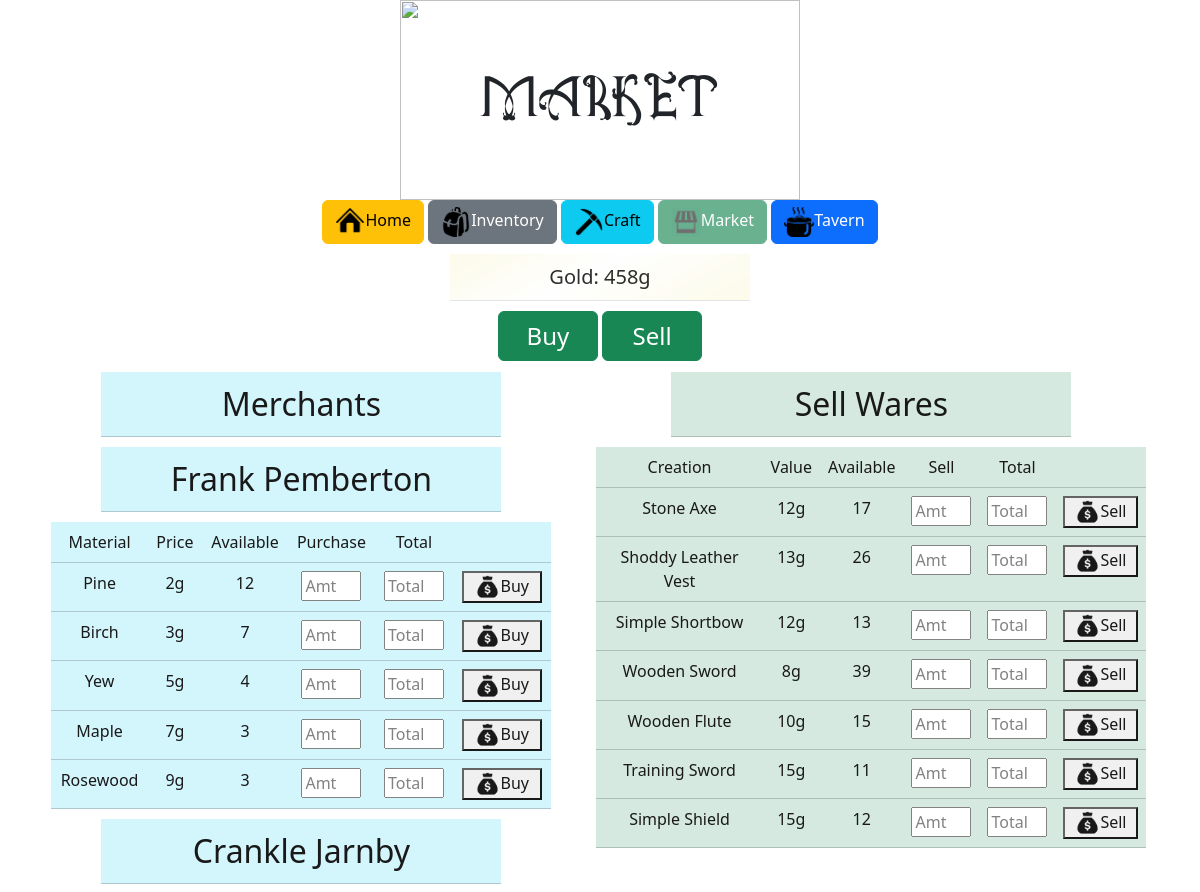
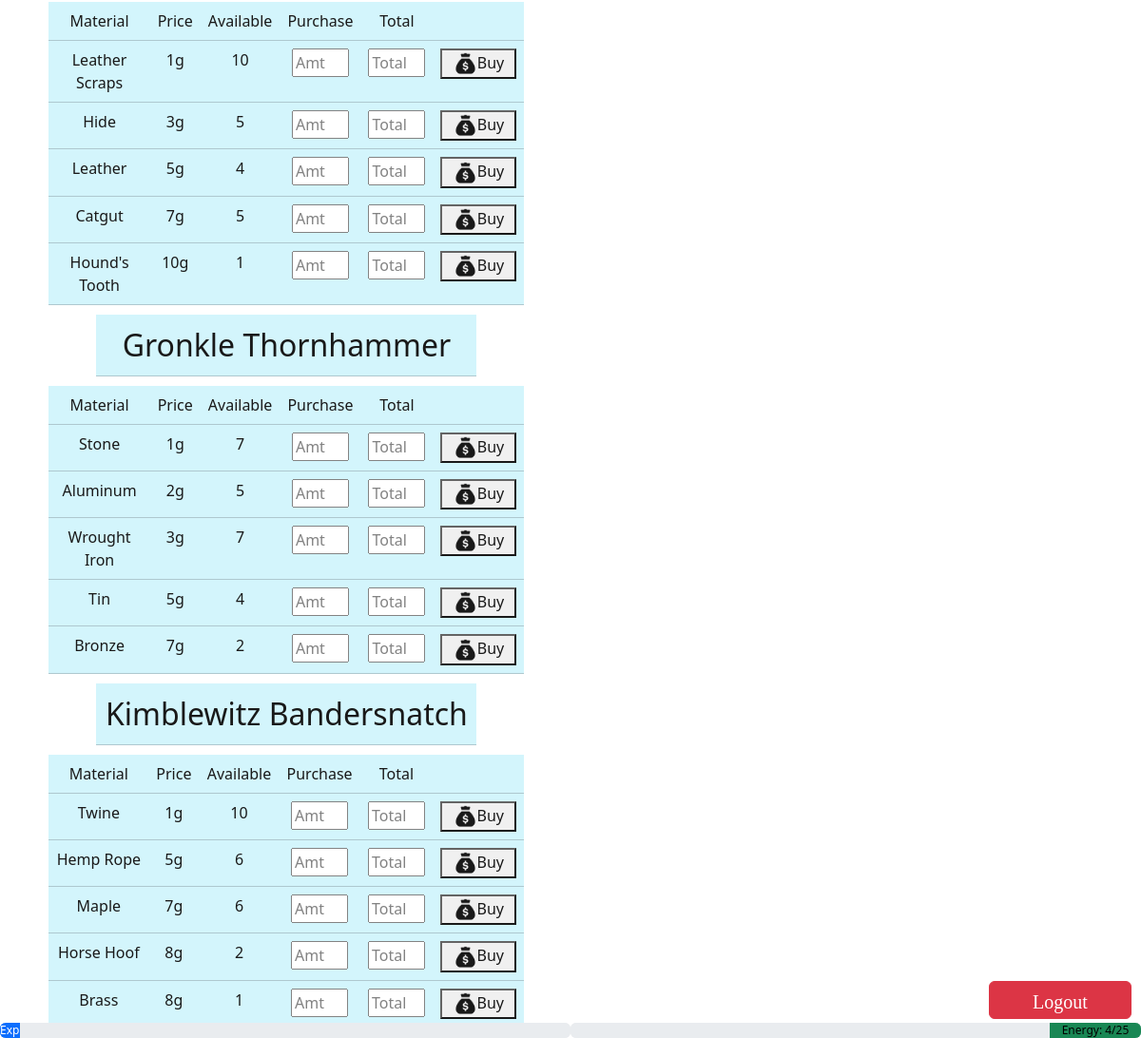
Page /market (signed in) on the committed database (2 pictures, top to bottom).
### tables this page shows
CREATE TABLE "stats" ('player_id' INTEGER PRIMARY KEY AUTOINCREMENT NOT NULL DEFAULT 1 , 'gold' INTEGER NOT NULL DEFAULT 200 , 'level' INTEGER NOT NULL DEFAULT 1, 'exp' INTEGER NOT NULL DEFAULT 0, 'next_level' INTEGER DEFAULT 100,'energy' INTEGER NOT NULL DEFAULT 10,'max_energy' INTEGER NOT NULL DEFAULT 10);

CREATE TABLE 'merchants' (
    id INTEGER PRIMARY KEY NOT NULL,
    name TEXT NOT NULL,
    inv_1 INTEGER,
    inv_2 INTEGER,
    inv_3 INTEGER,
    inv_4 INTEGER,
    inv_5 INTEGER, 'inv_1_amt' INTEGER NOT NULL DEFAULT 0, 'inv_2_amt' INTEGER NOT NULL DEFAULT 0, 'inv_3_amt' INTEGER NOT NULL DEFAULT 0, 'inv_4_amt' INTEGER NOT NULL DEFAULT 0, 'inv_5_amt' INTEGER NOT NULL DEFAULT 0,'gold' INTEGER NOT NULL DEFAULT 0,
    FOREIGN KEY(inv_1) REFERENCES materials(id),
    FOREIGN KEY(inv_2) REFERENCES materials(id),
    FOREIGN KEY(inv_3) REFERENCES materials(id),
    FOREIGN KEY(inv_4) REFERENCES materials(id),
    FOREIGN KEY(inv_5) REFERENCES materials(id)
);

CREATE TABLE materials (
    id INTEGER PRIMARY KEY AUTOINCREMENT NOT NULL,
    name TEXT NOT NULL,
    base_price INTEGER NOT NULL
);

CREATE TABLE "creations_inventory" (
    creation_id INTEGER NOT NULL, 'amount' INTEGER NOT NULL DEFAULT 0,
    player_id INTEGER NOT NULL DEFAULT 1,
    FOREIGN KEY(creation_id) REFERENCES creations(id),
    FOREIGN KEY(player_id) REFERENCES stats(player_id)
);

CREATE TABLE creations (
    id INTEGER PRIMARY KEY AUTOINCREMENT NOT NULL,
    name TEXT NOT NULL,
    base_price INTEGER NOT NULL
);

### app.py (the view, shortened to what this page needs)
@app.route("/market", methods=["GET", "POST"])
def market():
    merchants = db.execute("""SELECT m.id, m.name, m1.id AS m1_id, m1.name AS m1_name, m1.base_price AS m1_base_price, inv_1_amt,
                        m2.id AS m2_id, m2.name AS m2_name, m2.base_price AS m2_base_price, inv_2_amt,
                        m3.id AS m3_id, m3.name AS m3_name, m3.base_price AS m3_base_price, inv_3_amt,
                        m4.id AS m4_id, m4.name AS m4_name, m4.base_price AS m4_base_price, inv_4_amt,
                        m5.id AS m5_id, m5.name AS m5_name, m5.base_price AS m5_base_price, inv_5_amt
                        FROM merchants m
                        LEFT JOIN materials m1 ON m1.id = m.inv_1
                        LEFT JOIN materials m2 ON m2.id = m.inv_2
                        LEFT JOIN materials m3 ON m3.id = m.inv_3
                        LEFT JOIN materials m4 ON m4.id = m.inv_4
                        LEFT JOIN materials m5 ON m5.id = m.inv_5""")
    inventory = db.execute("""SELECT i.amount, c.name, c.base_price, c.id FROM creations_inventory i
                            JOIN creations c ON c.id = i.creation_id AND i.player_id = ?""", session["user_id"])
    stats = db.execute("SELECT * FROM stats WHERE player_id = ?", session["user_id"])[0]
    if request.method == "GET":
        return render_template("market.html", merchants=merchants, stats=stats, inventory=inventory)

### templates/market.html (shortened to what this page needs)
{% extends "layout.html" %}
{% block body %}
<body id="village">
    <div class="container">
        <img src="/static/scroll.png" class="overhead">
        <div class="centered">Market</div>
    </div>
    <div class="container" id="navbutton">
        <a href="{{ url_for('stats') }}" class="btn btn-warning">
            <img src="/static/home.png" style="width:30px">Home</a>
        <a href="{{ url_for('inventory') }}" class="btn btn-secondary">
            <img src="/static/inventory.png" style="width:30px">Inventory</a>
        <a href="{{ url_for('craft') }}" class="btn btn-info">
            <img src="/static/Pickaxe.png" style="width:30px">Craft</a>
        <button class="btn btn-success" disabled>
            <img src="/static/market.png" style="width:30px">Market</button>
        <a href="{{ url_for('tavern') }}" class="btn btn-primary">
            <img src="/static/tavern.png" style="width:30px">Tavern</a>
    </div>
    <div>
    <table class="table" id="gold">
        <thead><tr id="gold"><td>Gold: {{ stats.gold }}g</td></tr></thead>
    </table>
    <div class="container">
        <button class="btn btn-success" onclick="showMerchants()" style="width: 100px; font-size: 24px">Buy</button>
        <button class="btn btn-success" onclick="showWares()" style="width: 100px; font-size: 24px">Sell</button>
    </div>
    <table class="container" id="merchants">
        <tr>
            <td id="ingredients" style="display: block">
                <table class="table table-info" style="width: 400px; opacity: 0.9; margin: 10px auto; font-size: 32px">
                    <thead style="align: left"><tr class="table-info"><td>Merchants</td></tr></thead></table>
                {% for merchant in merchants %}
                <table class="table table-info" style="width: 400px; opacity: 0.9; margin: 10px auto; font-size: 32px">
                    <thead style="align: left"><tr class="table-info"><td>{{ merchant.name }}</td></tr></thead></table>
                    <table class="table table-info" id="materials" style="width: 500px; opacity: 0.9; margin: 10px auto">
                        <thead>
                            <tr>
                                <td>Material</td>
                                <td>Price</td>
                                <td>Available</td>
                                <td>Purchase</td>
                                <td>Total</td>
                                <td></td>
                            </tr>
                        </thead>
                        <tbody>
                            <tr><form action="/market" method="post">
                                <td>{{ merchant.m1_name }}</td>
                                <td class="price">{{ merchant.m1_base_price}}g</td>
                                <td>{{ merchant.inv_1_amt }}</td>
                                <td><input type="number" class="qty" name="qty" placeholder="Amt" style="width: 60px" min="0" max="{{ merchant.inv_1_amt }}"></td>
                                <td><input type="text" name="total" id="total" class="total" style="width: 60px" placeholder="Total" readonly></td>
                                <td><button type="submit" class="buy" name="buy" value="{{ merchant.m1_id }}"><img src="/static/bag.png" style="width: 25px">Buy</button></td>
                            </form></tr>
                            {% if merchant.m2_name %}
                            <tr><form action="/market" method="post">
                                <td>{{ merchant.m2_name }}</td>
                                <td class="price" value="{{ merchant.m2_base_price }}">{{ merchant.m2_base_price}}g</td>
                                <td>{{ merchant.inv_2_amt }}</td>
                                <td><input type="number" class="qty" name="qty" placeholder="Amt" style="width: 60px" min="0" max="{{ merchant.inv_2_amt }}"></td>
                                <td><input type="text" name="total" id="total" class="total" style="width: 60px" placeholder="Total" readonly></td>
                                <td><button type="submit" class="buy" name="buy" value="{{ merchant.m2_id }}"><img src="/static/bag.png" style="width: 25px">Buy</button></td>
                            </form></tr>{% endif %}
                            {% if merchant.m3_name %}
                            <tr><form action="/market" method="post">
                                <td>{{ merchant.m3_name }}</td>
                                <td class="price"  value="{{ merchant.m3_base_price }}">{{ merchant.m3_base_price}}g</td>
                                <td>{{ merchant.inv_3_amt }}</td>
                                <td><input type="number" class="qty" name="qty" placeholder="Amt" style="width: 60px" min="0" max="{{ merchant.inv_3_amt }}"></td>
                                <td><input type="text" name="total" id="total" class="total" style="width: 60px" placeholder="Total" readonly></td>
                                <td><button type="submit" class="buy" name="buy" value="{{ merchant.m3_id }}"><img src="/static/bag.png" style="width: 25px">Buy</button></td>
                            </form></tr>{% endif %}
                            {% if merchant.m4_name %}
                            <tr><form action="/market" method="post">
                                <td>{{ merchant.m4_name }}</td>
                                <td class="price" value="{{ merchant.m4_base_price }}">{{ merchant.m4_base_price}}g</td>
                                <td>{{ merchant.inv_4_amt }}</td>
                                <td><input type="number" class="qty" name="qty" placeholder="Amt" style="width: 60px" min="0" max="{{ merchant.inv_4_amt }}"></td>
                                <td><input type="text" name="total" id="total" class="total" style="width: 60px" placeholder="Total" readonly></td>
                                <td><button type="submit" class="buy" name="buy" value="{{ merchant.m4_id }}"><img src="/static/bag.png" style="width: 25px">Buy</button></td>
                            </form></tr>{% endif %}
                            {% if merchant.m5_name %}
                            <tr><form action="/market" method="post">
                                <td>{{ merchant.m5_name }}</td>
                                <td class="price" value="{{ merchant.m5_base_price }}">{{ merchant.m5_base_price}}g</td>
                                <td>{{ merchant.inv_5_amt }}</td>
                                <td><input type="number" class="qty" name="qty" placeholder="Amt" style="width: 60px" min="0" max="{{ merchant.inv_5_amt }}"></td>
                                <td><input type="text" name="total" id="total" class="total" style="width: 60px" placeholder="Total" readonly></td>
                                <td><button type="submit" class="buy" name="buy" value="{{ merchant.m5_id }}"><img src="/static/bag.png" style="width: 25px">Buy</button></td>
                            </form></tr>{% endif %}
                        </tbody>
                    </table>
                    {% endfor %}
                </td>
                <td valign="top" style="margin: 10px auto" id="wares">
                    <table class="table table-success" style="width: 400px; opacity: 0.9; margin: 10px auto; font-size: 32px">
                        <thead style="align: left"><tr class="table-success"><td>Sell Wares</td></tr></thead></table>
                    <table class="table table-success" style="width: 550px; opacity: 0.9; margin: 10px auto">
                        <tbody>
                            <tr>
                                <td>Creation</td>
                                <td>Value</td>
                                <td>Available</td>
                                <td>Sell</td>
                                <td>Total</td>
                                <td></td>
                            </tr>
                            {% for creation in inventory %}
                            <form action="/sell" method="post"><tr>
                                <td>{{ creation.name }}</td>
                                <td class="price">{{ creation.base_price }}g</td>
                                <td>{{ creation.amount }}</td>
                                <td><input type="number" class="qty" name="qty" placeholder="Amt" style="width: 60px" min="0" max="{{ creation.amount }}"></td>
                                <td><input type="text" name="total" id="total" class="total" style="width: 60px" placeholder="Total" readonly></td>
                                <td><button type="submit" class="sell" name="sell" value="{{ creation.id }}" style="width: 75px"><img src="/static/bag.png" style="width: 25px">Sell</button></td>
                            </tr></form>
                            {% endfor %}
                        </tbody>
                    </table>
                </td>
    </div>
    {% set exp_bar = (stats['exp'] / stats['next_level']) * 100 %}
    <div class="progress" style="position: fixed; bottom: 0; text-align: center; width: 50%" role="progressbar" aria-label="Example with label" aria-valuemin="0" aria-valuemax="100">
        <div class="progress-bar" style="width: {{ exp_bar }}%">Exp:  {{ '%0.2f' % exp_bar|float }}%</div>
    </div>
    {% set energy_bar = (stats['energy'] / stats['max_energy'] * 100) %}
    <div class="progress justify-content-end" style="position: fixed; bottom: 0; right: 0; text-align: center; width: 50%" role="progressbar" aria-label="Example with label" aria-valuemin="0" aria-valuemax="100">
        <div class="progress-bar bg-success" style="width: {{ energy_bar }}%; color: black">Energy:  {{ stats['energy'] }}/{{ stats['max_energy'] }}</div>
    </div>
</body
{% endblock %}

### templates/layout.html (shortened to what this page needs)
<!DOCTYPE html>
<html lang="en">
    <head>
        <link href="/static/style.css" rel="stylesheet">
        <link href="https://cdn.jsdelivr.net/npm/bootstrap@5.3.3/dist/css/bootstrap.min.css" rel="stylesheet">
    </head>
        {% block body %}{% endblock %}
    <br>
    <a href="{{ url_for('logout') }}">
        <div style="position: fixed; bottom: 20px; right: 10px">
            <button class="btn btn-danger" type="submit" id="end_day">Logout</button>
        </div>
    </a>
    {% set exp_bar = (stats['exp'] / stats['next_level']) * 100 %}
    <div class="progress" id="experience_bar" role="progressbar" aria-label="Example with label" aria-valuemin="0" aria-valuemax="100">
        <div class="progress-bar" style="width: {{ exp_bar }}%">Exp:  {{ '%0.2f' % exp_bar|float }}%</div>
    </div>
    {% set energy_bar = (stats['energy'] / stats['max_energy'] * 100) %}
    <div class="progress justify-content-end" id="energy_bar" role="progressbar" aria-label="Example with label" aria-valuemin="0" aria-valuemax="100">
        <div class="progress-bar bg-success" style="width: {{ energy_bar }}%; color: black">Energy:  {{ stats['energy'] }}/{{ stats['max_energy'] }}</div>
    </div>
</html>

### static/style.css (style rules this page uses)
#village { background-image:url('/static/Village.png'); background-repeat: no-repeat; background-attachment: fixed; background-size: cover; background-position: center; }
#navbutton { position: relative; }
.total { width: 100px; }
.buy { width: 80px; }
#gold { background: linear-gradient(332deg, rgba(236,215,18,1) 0%, rgba(255,255,255,1) 55%, rgba(236,215,18,1) 100%); width: 300px; opacity: 0.9; margin: 10px auto; font-size: 20px; text-align: center; }
.centered { position: absolute; top: 30%; right: 0; left: 0; margin-left: auto; margin-right: auto; font-size: 50px; font-family: AQ; }
.container { position: relative; text-align: center; }
.overhead { width: 400px; height: 200px; position: center; }
#end_day { width: 150px; height: 40px; font-size: 20px; font-family: cursive; }
#energy_bar { position: fixed; bottom: 0; right: 0; text-align: center; width: 50%; z-index: 1; }
#experience_bar { position: fixed; bottom: 0; text-align: center; width: 50%; z-index: 1; }

### rows in the picture
stats: gold "458", energy "4", max_energy "25"
merchants: name "Frank Pemberton", m1_name "Pine", m1_base_price "2", inv_1_amt "12", {{ merchant.m1_id }} 1 (drawn), m2_name "Birch", m2_base_price "3", inv_2_amt "7", {{ merchant.m2_id }} 6 (drawn), m3_name "Yew", m3_base_price "5", inv_3_amt "4", m4_name "Maple", m4_base_price "7", inv_4_amt "3", {{ merchant.m4_id }} 10 (drawn), m5_name "Rosewood", m5_base_price "9", inv_5_amt "3", {{ merchant.m5_id }} 16 (drawn)
merchants: name "Crankle Jarnby", m1_name "Leather Scraps", m1_base_price "1", inv_1_amt "10", m2_name "Hide", m2_base_price "3", inv_2_amt "5", {{ merchant.m2_id }} 11 (drawn), m3_name "Leather", m3_base_price "5", inv_3_amt "4", {{ merchant.m3_id }} 12 (drawn), m4_name "Catgut", m4_base_price "7", inv_4_amt "5", {{ merchant.m4_id }} 14 (drawn), m5_name "Hound's Tooth", m5_base_price "10", inv_5_amt "1", {{ merchant.m5_id }} 22 (drawn)
merchants: name "Gronkle Thornhammer", m1_name "Stone", m1_base_price "1", inv_1_amt "7", m2_name "Aluminum", m2_base_price "2", inv_2_amt "5", {{ merchant.m2_id }} 18 (drawn), m3_name "Wrought Iron", m3_base_price "3", inv_3_amt "7", m4_name "Tin", m4_base_price "5", inv_4_amt "4", m5_name "Bronze", m5_base_price "7", inv_5_amt "2", {{ merchant.m5_id }} 13 (drawn)
merchants: name "Kimblewitz Bandersnatch", m1_name "Twine", m1_base_price "1", inv_1_amt "10", m2_name "Hemp Rope", m2_base_price "5", inv_2_amt "6", {{ merchant.m2_id }} 32 (drawn), m3_name "Maple", m3_base_price "7", inv_3_amt "6", m4_name "Horse Hoof", m4_base_price "8", inv_4_amt "2", {{ merchant.m4_id }} 15 (drawn), m5_name "Brass", m5_base_price "8", inv_5_amt "1", {{ merchant.m5_id }} 20 (drawn)
creations_inventory: name "Stone Axe", base_price "12", amount "17", {{ creation.id }} 1 (drawn)
creations_inventory: name "Shoddy Leather Vest", base_price "13", amount "26", {{ creation.id }} 2 (drawn)
creations_inventory: name "Simple Shortbow", base_price "12", amount "13", {{ creation.id }} 3 (drawn)
creations_inventory: name "Wooden Sword", base_price "8", amount "39", {{ creation.id }} 4 (drawn)
creations_inventory: name "Wooden Flute", base_price "10", amount "15", {{ creation.id }} 5 (drawn)
creations_inventory: name "Training Sword", base_price "15", amount "11", {{ creation.id }} 6 (drawn)
creations_inventory: name "Simple Shield", base_price "15", amount "12", {{ creation.id }} 7 (drawn)
